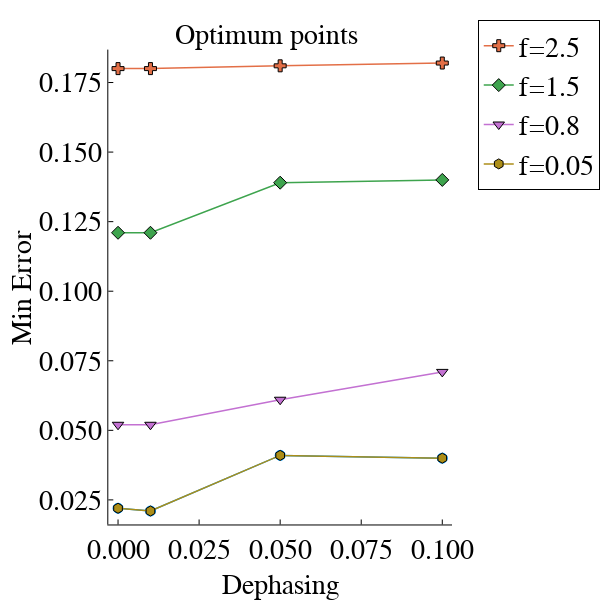

Notebook code cell kept with this figure:
### Markdown cell above
#### Fig. 8

### Code cell
opfr=[0.05,0.8,1.5,2.5]
dfvalues=[0,0.01,0.05,0.1]
entkf1=[0.125, 0.125, 0.125, 0.025]
minerd1=[0.022, 0.052, 0.121, 0.180]

entkf2 = [0.025, 0.025, 0.025, 0.025]
minerd2 = [0.021, 0.052, 0.121, 0.180]

entkf3= [0.025, 0.075, 0.025, 0.025]
minerd3= [0.041, 0.061, 0.139, 0.181]

entkf4= [0.025, 0.025, 0.025, 0.025]
minerd4= [0.04, 0.071, 0.14, 0.182]


anal2=Dict()
for i in 1:4
    # Store results with dynamic keys
    anal2["entkf$i"]=eval(Meta.parse("entkf$i"))
    anal2["minerd$i"]=eval(Meta.parse("minerd$i"))
end


for i in 1:4
    anal2["minerdm2$i"]=[]
    push!(anal2["minerdm2$i"],anal2["minerd1"][i])
    push!(anal2["minerdm2$i"],anal2["minerd2"][i])
    push!(anal2["minerdm2$i"],anal2["minerd3"][i])
    push!(anal2["minerdm2$i"],anal2["minerd4"][i])
    anal2["entkfm2$i"]=[]
    push!(anal2["entkfm2$i"],anal2["entkf1"][i])
    push!(anal2["entkfm2$i"],anal2["entkf2"][i])
    push!(anal2["entkfm2$i"],anal2["entkf3"][i])
    push!(anal2["entkfm2$i"],anal2["entkf4"][i])
    
end

 mycolor=:auto
i=1
p01=plt.plot(dfvalues, anal2["minerdm2$i"],color=mycolor,linecolor=mycolor,markercolor=mycolor,markerstrokecolor=mycolor,errorbarcolor=mycolor,  # Some versions of GR may support this
errorbar_linewidth=0.5,
linewidth=1.5,
markershape=:auto,
markersize=5,
xlabel="Dephasing", ylabel="Min Error",title="Optimum points    ", label=false,size=(600,600),legend=:outertopright ,marker=:auto)

for i in reverse(1:4)
        f=opfr[i]
        plt.plot!(p01,dfvalues,anal2["minerdm2$i"],label="f=$f",linewidth=1.5,markersize=5, marker=:auto)                           
end
display(p01)

### Figure 1 — Plotly figure (JSON) as saved in the notebook; plotly's stock layout.template omitted (floating-point values rounded to 4 significant figures)
{"data": [{"colorbar": {"len": 0.848, "title": "", "x": 0.9934, "y": 0.5231}, "errorbar_linewidth": 0.5, "errorbarcolor": "auto", "legendgroup": "", "line": {"color": "rgba(0, 154, 250, 1.000)", "dash": "solid", "shape": "linear", "width": 1.5}, "marker": {"color": "rgba(0, 154, 250, 1.000)", "line": {"color": "rgba(0, 154, 250, 1.000)", "width": 1}, "size": 10, "symbol": "circle"}, "mode": "lines+markers", "name": "", "showlegend": false, "type": "scatter", "x": [0, 0.01, 0.05, 0.1], "xaxis": "x", "y": [0.022, 0.021, 0.041, 0.04], "yaxis": "y"}, {"colorbar": {"len": 0.848, "title": "", "x": 0.9934, "y": 0.5231}, "legendgroup": "f=2.5", "line": {"color": "rgba(227, 111, 71, 1.000)", "dash": "solid", "shape": "linear", "width": 1.5}, "marker": {"color": "rgba(227, 111, 71, 1.000)", "line": {"color": "rgba(0, 0, 0, 1.000)", "width": 1}, "size": 10, "symbol": "cross"}, "mode": "lines+markers", "name": "f=2.5", "showlegend": true, "type": "scatter", "x": [0, 0.01, 0.05, 0.1], "xaxis": "x", "y": [0.18, 0.18, 0.181, 0.182], "yaxis": "y"}, {"colorbar": {"len": 0.848, "title": "", "x": 0.9934, "y": 0.5231}, "legendgroup": "f=1.5", "line": {"color": "rgba(62, 164, 78, 1.000)", "dash": "solid", "shape": "linear", "width": 1.5}, "marker": {"color": "rgba(62, 164, 78, 1.000)", "line": {"color": "rgba(0, 0, 0, 1.000)", "width": 1}, "size": 10, "symbol": "diamond"}, "mode": "lines+markers", "name": "f=1.5", "showlegend": true, "type": "scatter", "x": [0, 0.01, 0.05, 0.1], "xaxis": "x", "y": [0.121, 0.121, 0.139, 0.14], "yaxis": "y"}, {"colorbar": {"len": 0.848, "title": "", "x": 0.9934, "y": 0.5231}, "legendgroup": "f=0.8", "line": {"color": "rgba(195, 113, 210, 1.000)", "dash": "solid", "shape": "linear", "width": 1.5}, "marker": {"color": "rgba(195, 113, 210, 1.000)", "line": {"color": "rgba(0, 0, 0, 1.000)", "width": 1}, "size": 10, "symbol": "triangle-down"}, "mode": "lines+markers", "name": "f=0.8", "showlegend": true, "type": "scatter", "x": [0, 0.01, 0.05, 0.1], "xaxis": "x", "y": [0.052, 0.052, 0.061, 0.071], "yaxis": "y"}, {"colorbar": {"len": 0.848, "title": "", "x": 0.9934, "y": 0.5231}, "legendgroup": "f=0.05", "line": {"color": "rgba(172, 142, 24, 1.000)", "dash": "solid", "shape": "linear", "width": 1.5}, "marker": {"color": "rgba(172, 142, 24, 1.000)", "line": {"color": "rgba(0, 0, 0, 1.000)", "width": 1}, "size": 10, "symbol": "hexagon"}, "mode": "lines+markers", "name": "f=0.05", "showlegend": true, "type": "scatter", "x": [0, 0.01, 0.05, 0.1], "xaxis": "x", "y": [0.022, 0.021, 0.041, 0.04], "yaxis": "y"}], "layout": {"annotations": [{"font": {"color": "rgba(0, 0, 0, 1.000)", "family": "sans-serif", "size": 28}, "rotation": 0, "showarrow": false, "text": "Optimum points    ", "x": 0.6157, "xanchor": "center", "xref": "paper", "y": 1, "yanchor": "top", "yref": "paper"}], "height": 600, "legend": {"bgcolor": "rgba(255, 255, 255, 1.000)", "bordercolor": "rgba(0, 0, 0, 1.000)", "borderwidth": 1, "font": {"color": "rgba(0, 0, 0, 1.000)", "family": "sans-serif", "size": 28}, "title": {"font": {"color": "rgba(0, 0, 0, 1.000)", "family": "sans-serif", "size": 15}, "text": ""}, "tracegroupgap": 0, "traceorder": "normal", "x": 1.05, "xanchor": "upper", "y": 1, "yanchor": "right"}, "margin": {"b": 20, "l": 0, "r": 0, "t": 20}, "paper_bgcolor": "rgba(255, 255, 255, 1.000)", "plot_bgcolor": "rgba(255, 255, 255, 1.000)", "showlegend": true, "width": 600, "xaxis": {"anchor": "y", "domain": [0.238, 0.9934], "gridcolor": "rgba(0, 0, 0, 0.100)", "gridwidth": 0.5, "linecolor": "rgba(0, 0, 0, 1.000)", "mirror": false, "range": [-0.003, 0.103], "showgrid": false, "showline": true, "showticklabels": true, "tickangle": 0, "tickcolor": "rgb(0, 0, 0)", "tickfont": {"color": "rgba(0, 0, 0, 1.000)", "family": "sans-serif", "size": 28}, "tickmode": "array", "ticks": "inside", "ticktext": ["0.000", "0.025", "0.050", "0.075", "0.100"], "tickvals": [0, 0.025, 0.05, 0.075, 0.1], "title": "Dephasing", "titlefont": {"color": "rgba(0, 0, 0, 1.000)", "family": "sans-serif", "size": 28}, "type": "-", "visible": true, "zeroline": false, "zerolinecolor": "rgba(0, 0, 0, 1.000)"}, "yaxis": {"anchor": "x", "domain": [0.09915, 0.9471], "gridcolor": "rgba(0, 0, 0, 0.100)", "gridwidth": 0.5, "linecolor": "rgba(0, 0, 0, 1.000)", "mirror": false, "range": [0.01617, 0.1868], "showgrid": false, "showline": true, "showticklabels": true, "tickangle": 0, "tickcolor": "rgb(0, 0, 0)", "tickfont": {"color": "rgba(0, 0, 0, 1.000)", "family": "sans-serif", "size": 28}, "tickmode": "array", "ticks": "inside", "ticktext": ["0.025", "0.050", "0.075", "0.100", "0.125", "0.150", "0.175"], "tickvals": [0.025, 0.05, 0.075, 0.1, 0.125, 0.15, 0.175], "title": "Min Error", "titlefont": {"color": "rgba(0, 0, 0, 1.000)", "family": "sans-serif", "size": 28}, "type": "-", "visible": true, "zeroline": false, "zerolinecolor": "rgba(0, 0, 0, 1.000)"}}}
